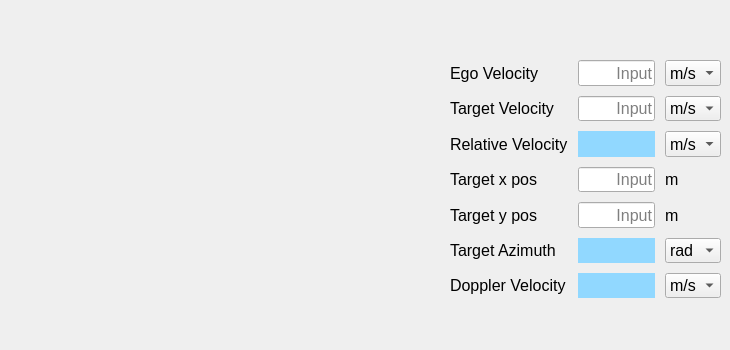
      <widget class="QWidget" name="tab_32">
       <attribute name="title">
        <string>Doppler Detection Sim</string>
       </attribute>
       <widget class="QLabel" name="label_169">
        <property name="geometry">
         <rect>
          <x>240</x>
          <y>30</y>
          <width>181</width>
          <height>311</height>
         </rect>
        </property>
        <property name="text">
         <string/>
        </property>
        <property name="pixmap">
         <pixmap>image/Doppler section sim.png</pixmap>
        </property>
        <property name="scaledContents">
         <bool>true</bool>
        </property>
       </widget>
       <widget class="QWidget" name="gridLayoutWidget_34">
        <property name="geometry">
         <rect>
          <x>450</x>
          <y>60</y>
          <width>271</width>
          <height>238</height>
         </rect>
        </property>
        <layout class="QGridLayout" name="gridLayout_34">
         <property name="spacing">
          <number>10</number>
         </property>
         <item row="1" column="0">
          <widget class="QLabel" name="label_179">
           <property name="font">
            <font>
             <pointsize>12</pointsize>
             <bold>false</bold>
            </font>
           </property>
           <property name="text">
            <string>Target Velocity</string>
           </property>
          </widget>
         </item>
         <item row="4" column="0">
          <widget class="QLabel" name="label_181">
           <property name="font">
            <font>
             <pointsize>12</pointsize>
             <bold>false</bold>
            </font>
           </property>
           <property name="text">
            <string>Target y pos</string>
           </property>
          </widget>
         </item>
         <item row="2" column="1">
          <widget class="QLabel" name="output_dds_vr">
           <property name="font">
            <font>
             <pointsize>12</pointsize>
             <bold>false</bold>
            </font>
           </property>
           <property name="styleSheet">
            <string notr="true">QLabel{background-color: rgb(145, 216, 255)}</string>
           </property>
           <property name="text">
            <string/>
           </property>
           <property name="alignment">
            <set>Qt::AlignRight|Qt::AlignTrailing|Qt::AlignVCenter</set>
           </property>
          </widget>
         </item>
         <item row="2" column="0">
          <widget class="QLabel" name="label_172">
           <property name="font">
            <font>
             <pointsize>12</pointsize>
             <bold>false</bold>
            </font>
           </property>
           <property name="text">
            <string>Relative Velocity</string>
           </property>
          </widget>
         </item>
         <item row="0" column="0">
          <widget class="QLabel" name="label_177">
           <property name="font">
            <font>
             <pointsize>12</pointsize>
             <bold>false</bold>
            </font>
           </property>
           <property name="text">
            <string>Ego Velocity</string>
           </property>
          </widget>
         </item>
         <item row="3" column="0">
          <widget class="QLabel" name="label_180">
           <property name="font">
            <font>
             <pointsize>12</pointsize>
             <bold>false</bold>
            </font>
           </property>
           <property name="text">
            <string>Target x pos</string>
           </property>
          </widget>
         </item>
         <item row="1" column="2">
          <widget class="QComboBox" name="comboBox_dds_v2">
           <property name="font">
            <font>
             <pointsize>12</pointsize>
             <bold>false</bold>
            </font>
           </property>
           <item>
            <property name="text">
             <string>m/s</string>
            </property>
           </item>
           <item>
            <property name="text">
             <string>kph</string>
            </property>
           </item>
          </widget>
         </item>
         <item row="0" column="1">
          <widget class="QLineEdit" name="input_dds_v1">
           <property name="font">
            <font>
             <pointsize>12</pointsize>
             <bold>false</bold>
            </font>
           </property>
           <property name="alignment">
            <set>Qt::AlignRight|Qt::AlignTrailing|Qt::AlignVCenter</set>
           </property>
           <property name="dragEnabled">
            <bool>true</bool>
           </property>
           <property name="placeholderText">
            <string>Input</string>
           </property>
          </widget>
         </item>
         <item row="5" column="0">
          <widget class="QLabel" name="label_182">
           <property name="font">
            <font>
             <pointsize>12</pointsize>
             <bold>false</bold>
            </font>
           </property>
           <property name="text">
            <string>Target Azimuth</string>
           </property>
          </widget>
         </item>
         <item row="1" column="1">
          <widget class="QLineEdit" name="input_dds_v2">
           <property name="font">
            <font>
             <pointsize>12</pointsize>
             <bold>false</bold>
            </font>
           </property>
           <property name="alignment">
            <set>Qt::AlignRight|Qt::AlignTrailing|Qt::AlignVCenter</set>
           </property>
           <property name="dragEnabled">
            <bool>true</bool>
           </property>
           <property name="placeholderText">
            <string>Input</string>
           </property>
          </widget>
         </item>
         <item row="6" column="0">
          <widget class="QLabel" name="label_183">
           <property name="font">
            <font>
             <pointsize>12</pointsize>
             <bold>false</bold>
            </font>
           </property>
           <property name="text">
            <string>Doppler Velocity</string>
           </property>
          </widget>
         </item>
         <item row="3" column="1">
          <widget class="QLineEdit" name="input_dds_x">
           <property name="font">
            <font>
             <pointsize>12</pointsize>
             <bold>false</bold>
            </font>
           </property>
           <property name="alignment">
            <set>Qt::AlignRight|Qt::AlignTrailing|Qt::AlignVCenter</set>
           </property>
           <property name="dragEnabled">
            <bool>true</bool>
           </property>
           <property name="placeholderText">
            <string>Input</string>
           </property>
          </widget>
         </item>
         <item row="4" column="1">
          <widget class="QLineEdit" name="input_dds_y">
           <property name="font">
            <font>
             <pointsize>12</pointsize>
             <bold>false</bold>
            </font>
           </property>
           <property name="alignment">
            <set>Qt::AlignRight|Qt::AlignTrailing|Qt::AlignVCenter</set>
           </property>
           <property name="dragEnabled">
            <bool>true</bool>
           </property>
           <property name="placeholderText">
            <string>Input</string>
           </property>
          </widget>
         </item>
         <item row="3" column="2">
          <widget class="QLabel" name="label_178">
           <property name="font">
            <font>
             <pointsize>12</pointsize>
             <bold>false</bold>
            </font>
           </property>
           <property name="text">
            <string>m</string>
           </property>
          </widget>
         </item>
         <item row="4" column="2">
          <widget class="QLabel" name="label_184">
           <property name="font">
            <font>
             <pointsize>12</pointsize>
             <bold>false</bold>
            </font>
           </property>
           <property name="text">
            <string>m</string>
           </property>
          </widget>
         </item>
         <item row="0" column="2">
          <widget class="QComboBox" name="comboBox_dds_v1">
           <property name="font">
            <font>
             <pointsize>12</pointsize>
             <bold>false</bold>
            </font>
           </property>
           <item>
            <property name="text">
             <string>m/s</string>
            </property>
           </item>
           <item>
            <property name="text">
             <string>kph</string>
            </property>
           </item>
          </widget>
         </item>
         <item row="2" column="2">
          <widget class="QComboBox" name="comboBox_dds_vr">
           <property name="font">
            <font>
             <pointsize>12</pointsize>
             <bold>false</bold>
            </font>
           </property>
           <item>
            <property name="text">
             <string>m/s</string>
            </property>
           </item>
           <item>
            <property name="text">
             <string>kph</string>
            </property>
           </item>
          </widget>
         </item>
         <item row="5" column="1">
          <widget class="QLabel" name="output_dds_azimuth">
           <property name="font">
            <font>
             <pointsize>12</pointsize>
             <bold>false</bold>
            </font>
           </property>
           <property name="styleSheet">
            <string notr="true">QLabel{background-color: rgb(145, 216, 255)}</string>
           </property>
           <property name="text">
            <string/>
           </property>
           <property name="alignment">
            <set>Qt::AlignRight|Qt::AlignTrailing|Qt::AlignVCenter</set>
           </property>
          </widget>
         </item>
         <item row="5" column="2">
          <widget class="QComboBox" name="comboBox_dds_azimuth">
           <property name="font">
            <font>
             <pointsize>12</pointsize>
             <bold>false</bold>
            </font>
           </property>
           <item>
            <property name="text">
             <string>rad</string>
            </property>
           </item>
           <item>
            <property name="text">
             <string>deg</string>
            </property>
           </item>
          </widget>
         </item>
         <item row="6" column="1">
          <widget class="QLabel" name="output_dds_vdopp">
           <property name="font">
            <font>
             <pointsize>12</pointsize>
             <bold>false</bold>
            </font>
           </property>
           <property name="styleSheet">
            <string notr="true">QLabel{background-color: rgb(145, 216, 255)}</string>
           </property>
           <property name="text">
            <string/>
           </property>
           <property name="alignment">
            <set>Qt::AlignRight|Qt::AlignTrailing|Qt::AlignVCenter</set>
           </property>
          </widget>
         </item>
         <item row="6" column="2">
          <widget class="QComboBox" name="comboBox_dds_vdopp">
           <property name="font">
            <font>
             <pointsize>12</pointsize>
             <bold>false</bold>
            </font>
           </property>
           <item>
            <property name="text">
             <string>m/s</string>
            </property>
           </item>
           <item>
            <property name="text">
             <string>kph</string>
            </property>
           </item>
          </widget>
         </item>
        </layout>
       </widget>
      </widget>
